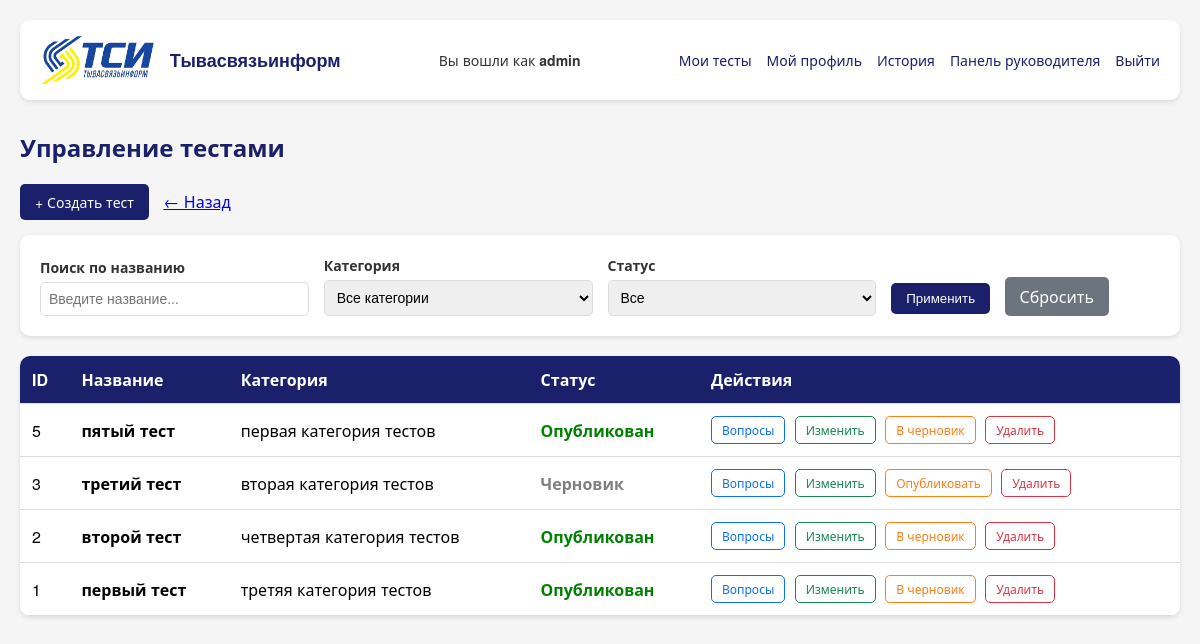
Page /manager/tests/ (signed in) on the earlier database version.
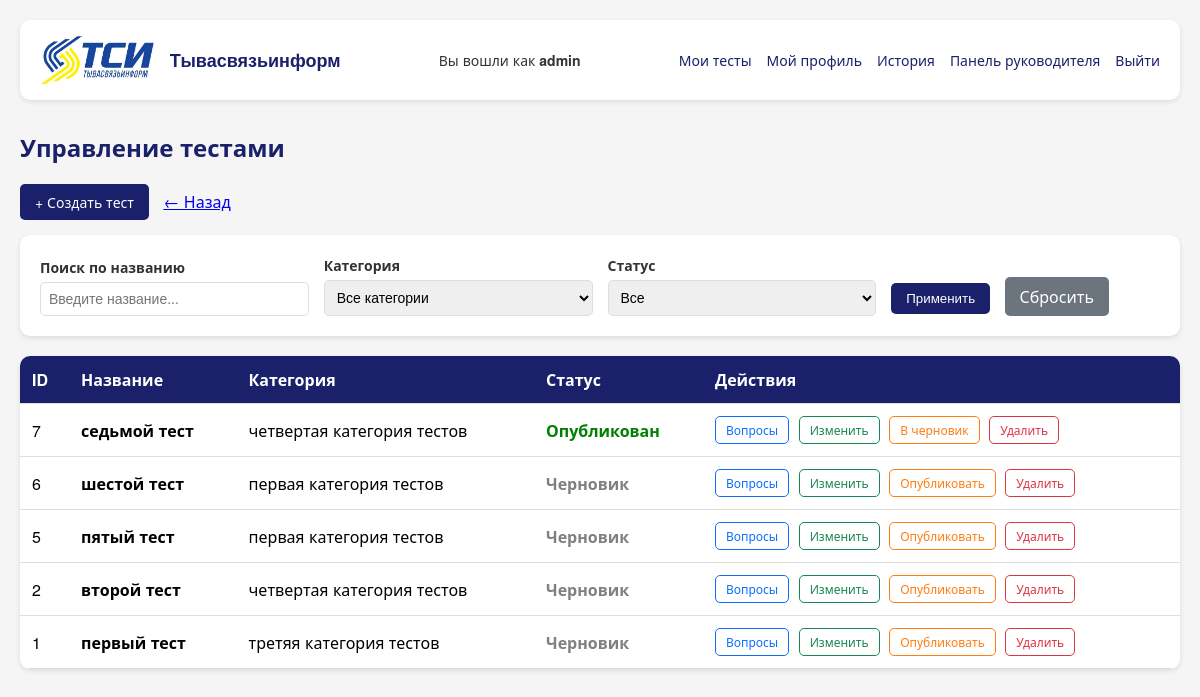
Same page on the later database version.
### testing/models.py (models this page shows, shortened)
class Test(models.Model):
    name = models.CharField(max_length=200)
    category = models.ForeignKey('Category', on_delete=models.SET_NULL, null=True, blank=True, verbose_name="Категория")
    pass_percent = models.IntegerField(
        default=70,
        validators=[MinValueValidator(0), MaxValueValidator(100)],
        verbose_name="Проходной балл (%)"
    )
    is_published = models.BooleanField(default=False, db_index=True, verbose_name="Опубликован")
    target_position = models.ForeignKey(Position, on_delete=models.SET_NULL, null=True, blank=True, db_index=True,
                                        verbose_name="Целевая должность")
    time_limit = models.IntegerField(
        default=0,
        validators=[MinValueValidator(0)],  # ДОБАВЛЕНО
        help_text="Время в минутах (0 - без ограничений)",
        verbose_name="Лимит времени"
    )
    max_attempts = models.IntegerField(
        default=1,
        validators=[MinValueValidator(0)],  # ДОБАВЛЕНО
        help_text="Максимальное количество попыток (0 - без ограничений)",
        verbose_name="Макс. попыток"
    )

class Category(models.Model):
    name = models.CharField(max_length=200, verbose_name="Название категории")
    class Meta:
        verbose_name = "Категория"
        verbose_name_plural = "Категории"

### testing/views.py (the view)
# urls.py: path('manager/tests/', views.manager_tests, name='manager_tests'),
@staff_member_required
def manager_tests(request):
    tests = Test.objects.all().order_by('-id')
    category_id = request.GET.get('category')
    if category_id and category_id != 'all':
        tests = tests.filter(category_id=category_id)
    status = request.GET.get('status')
    if status == 'published':
        tests = tests.filter(is_published=True)
    elif status == 'draft':
        tests = tests.filter(is_published=False)
    search = request.GET.get('search')
    if search:
        tests = tests.filter(name__icontains=search)
    categories = Category.objects.all().order_by('name')
    context = {
        'tests': tests,
        'categories': categories,
        'filter_category': category_id or 'all',
        'filter_status': status or 'all',
        'search_query': search or '',
    }
    return render(request, 'testing/manager/tests.html', context)

### testing/templates/testing/manager/tests.html (shortened to what this page needs)
{% extends 'base.html' %}
{% block content %}
    <h1>Управление тестами</h1>
    <a href="/manager/tests/create/" class="btn">+ Создать тест</a>
    <a href="/manager/">← Назад</a>
<div class="filters">
            <form method="GET" action="">
                <div class="filter-row">
                    <div class="filter-group">
                        <label>Поиск по названию</label>
                        <input type="text" name="search" value="{{ search_query }}" placeholder="Введите название...">
                    </div>
                    <div class="filter-group">
                        <label>Категория</label>
                        <select name="category">
                            <option value="all" {% if filter_category == 'all' %}selected{% endif %}>Все категории</option>
                        </select>
                    </div>
                    <div class="filter-group">
                        <label>Статус</label>
                        <select name="status">
                            <option value="all" {% if filter_status == 'all' %}selected{% endif %}>Все</option>
                        </select>
                    </div>
                    <div class="filter-group">
                        <button type="submit">Применить</button>
                        <a href="/manager/tests/">Сбросить</a>
                    </div>
                </div>
            </form>
        </div>
    <table>
            <thead>
                <tr>
                    <th>ID</th>
                    <th>Название</th>
                    <th>Категория</th>
                    <th>Статус</th>
                    <th>Действия</th>
                </tr>
            </thead>
            <tbody>
                {% for test in tests %}
                <tr>
                    <td>{{ test.id }}</td>
                    <td><strong>{{ test.name }}</strong></td>
                    <td>{{ test.category.name|default:"—" }}</td>
                    <td>
                        {% if test.is_published %}
                            <span class="status-published">Опубликован</span>
                        {% else %}
                            <span class="status-draft">Черновик</span>
                        {% endif %}
                    </td>
                    <td>
                        <a href="/manager/tests/{{ test.id }}/questions/" class="btn-sm btn-questions">Вопросы</a>
                        <a href="/manager/tests/{{ test.id }}/edit/" class="btn-sm btn-edit">Изменить</a>
                        {% if test.is_published %}
                            <a href="/manager/tests/{{ test.id }}/unpublish/" class="btn-sm btn-warning" onclick="return confirm('Снять с публикации?')">В черновик</a>
                        {% else %}
                            <a href="/manager/tests/{{ test.id }}/publish/" class="btn-sm btn-warning" onclick="return confirm('Опубликовать тест?')">Опубликовать</a>
                        {% endif %}
                        <a href="/manager/tests/{{ test.id }}/delete/" class="btn-sm btn-danger" onclick="return confirm('Удалить тест?')">Удалить</a>
                    </td>
                </tr>
                {% empty %}
                <tr>
                    <td colspan="5" style="text-align: center; padding: 40px;">Тесты не найдены</td>
                </tr>
                {% endfor %}
            </tbody>
        </table>
    </div>
{% endblock %}

### testing/templates/base.html (shortened to what this page needs)
<!DOCTYPE html>
<html lang="ru">
<head>
    {% load static %}
</head>
<body>
    <div class="container">
        {% if user.is_authenticated %}
        <div class="header">
            <div class="logo">
                <img src="{% static 'testing/images/logo.jpg' %}" alt="ТСИ" onerror="this.style.display='none'">
                <span>Тывасвязьинформ</span>
            </div>
            <div class="user-info">
                Вы вошли как <strong>{{ user.username }}</strong>
            </div>
            <div class="links">
                <a href="/tests/">Мои тесты</a>
                <a href="{% url 'profile' %}">Мой профиль</a>
                <a href="{% url 'test_history' %}">История</a>
                {% if user.is_staff %}
                    <a href="/manager/">Панель руководителя</a>
                {% endif %}
                <a href="/logout/">Выйти</a>
            </div>
        </div>
        {% endif %}
        {% block content %}
        {% endblock %}
</body>
</html>

### testing/templates/testing/manager/tests.html (style rules this page uses)
h1 { color: #1A206A; font-size: 24px; margin-bottom: 20px; }
.btn { display: inline-block; background: #1A206A; color: white; padding: 8px 15px; border-radius: 5px; text-decoration: none; font-size: 14px; margin-right: 10px; margin-bottom: 15px; }
.filters { background: white; padding: 20px; border-radius: 10px; margin-bottom: 20px; box-shadow: 0 2px 5px rgba(0,0,0,0.1); }
.filter-row { display: flex; gap: 15px; flex-wrap: wrap; align-items: flex-end; }
.filter-group { flex: 1; min-width: 150px; }
.filter-group label { display: block; font-weight: bold; margin-bottom: 5px; font-size: 14px; color: #333; }
.filter-group input, .filter-group select { width: 100%; padding: 8px; border: 1px solid #ddd; border-radius: 5px; font-size: 14px; }
.filter-group button { background: #1A206A; color: white; border: none; padding: 8px 15px; border-radius: 5px; cursor: pointer; }
.filter-group a { display: inline-block; margin-left: 10px; padding: 8px 15px; background: #6c757d; color: white; text-decoration: none; border-radius: 5px; }
table { width: 100%; border-collapse: collapse; background: white; border-radius: 10px; overflow: hidden; box-shadow: 0 2px 5px rgba(0,0,0,0.1); }
th, td { padding: 12px; border-bottom: 1px solid #ddd; text-align: left; }
th { background: #1A206A; color: white; }
.status-published { color: green; font-weight: bold; }
.status-draft { color: gray; font-weight: bold; }
.btn-sm { padding: 4px 10px; font-size: 12px; margin-right: 5px; border: none; border-radius: 5px; cursor: pointer; text-decoration: none; display: inline-block; }
.btn-sm { padding: 4px 10px; font-size: 12px; margin-right: 5px; border-radius: 5px; cursor: pointer; text-decoration: none; display: inline-block; background: white; border-width: 1.5px; border-style: solid; }
.btn-questions { border-color: #0d6efd; color: #0d6efd; }
.btn-edit { border-color: #198754; color: #198754; }
.btn-warning { border-color: #fd7e14; color: #fd7e14; }
.btn-danger { border-color: #dc3545; color: #dc3545; }

Differences in the rows shown:
removed Test: id "3", name "третий тест", category.name "вторая категория тестов", is_published "Черновик"
added Test: id "7", name "седьмой тест", category.name "четвертая категория тестов", is_published "Опубликован"
added Test: id "6", name "шестой тест", category.name "первая категория тестов", is_published "Черновик"
changed Test "пятый тест": is_published "Опубликован В черновик" → "Черновик Опубликовать"
changed Test "второй тест": is_published "Опубликован В черновик" → "Черновик Опубликовать"
changed Test "первый тест": is_published "Опубликован В черновик" → "Черновик Опубликовать"
